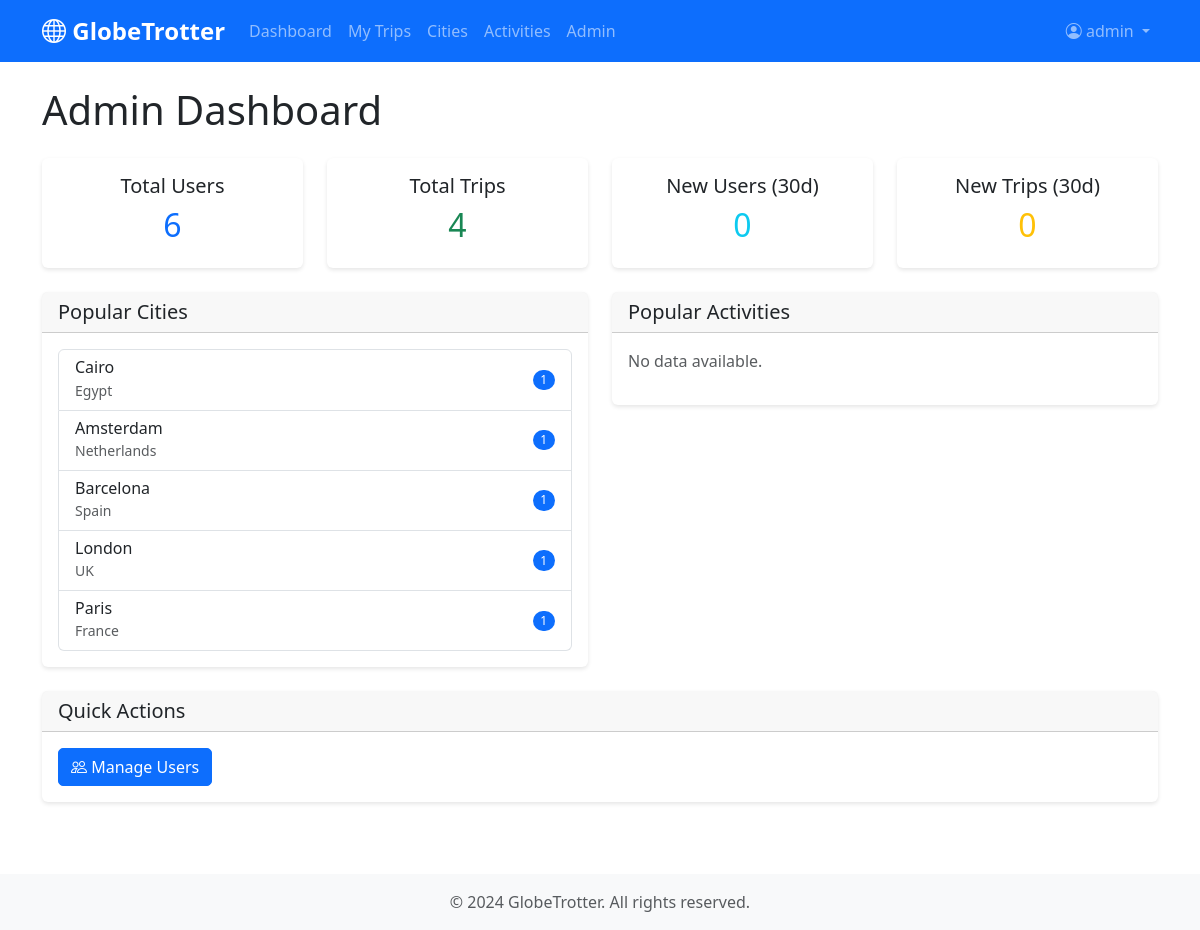
Page /admin/ (signed in) on the committed database.
### app/models.py (models this page shows, shortened)
class User(UserMixin, db.Model):
    __tablename__ = 'users'
    id = db.Column(db.Integer, primary_key=True)
    email = db.Column(db.String(120), unique=True, nullable=False, index=True)
    username = db.Column(db.String(80), unique=True, nullable=False)
    password_hash = db.Column(db.String(255), nullable=False)
    full_name = db.Column(db.String(100))
    avatar_url = db.Column(db.String(255))
    role = db.Column(db.String(20), default='User', nullable=False)
    language_preference = db.Column(db.String(10), default='en')
    created_at = db.Column(db.DateTime, default=datetime.utcnow)
    updated_at = db.Column(db.DateTime, default=datetime.utcnow, onupdate=datetime.utcnow)
    trips = db.relationship('Trip', backref='user', lazy='dynamic', cascade='all, delete-orphan')
    saved_destinations = db.relationship('SavedDestination', backref='user', lazy='dynamic', cascade='all, delete-orphan')
    def is_admin(self):
        return self.role == 'Admin'

class City(db.Model):
    __tablename__ = 'cities'
    id = db.Column(db.Integer, primary_key=True)
    name = db.Column(db.String(100), nullable=False)
    country = db.Column(db.String(100), nullable=False)
    region = db.Column(db.String(100))
    cost_index = db.Column(db.Numeric(10, 2), default=1.0)
    latitude = db.Column(db.Numeric(10, 7))
    longitude = db.Column(db.Numeric(10, 7))
    description = db.Column(db.Text)
    trip_stops = db.relationship('TripStop', backref='city', lazy='dynamic')
    activities = db.relationship('Activity', backref='city', lazy='dynamic')
    saved_destinations = db.relationship('SavedDestination', backref='city', lazy='dynamic')

### app/routes/admin.py (the view)
@bp.route('/')
@login_required
@admin_required
def dashboard():
    total_users = User.query.count()
    total_trips = Trip.query.count()
    popular_cities = db.session.query(
        City,
        func.count(TripStop.id).label('usage_count')
    ).join(
        TripStop, City.id == TripStop.city_id
    ).group_by(City.id).order_by(
        func.count(TripStop.id).desc()
    ).limit(10).all()
    popular_activities = db.session.query(
        Activity,
        func.count(ItineraryActivity.id).label('usage_count')
    ).join(
        ItineraryActivity, Activity.id == ItineraryActivity.activity_id
    ).group_by(Activity.id).order_by(
        func.count(ItineraryActivity.id).desc()
    ).limit(10).all()
    thirty_days_ago = datetime.utcnow() - timedelta(days=30)
    new_users = User.query.filter(User.created_at >= thirty_days_ago).count()
    new_trips = Trip.query.filter(Trip.created_at >= thirty_days_ago).count()
    return render_template('admin/dashboard.html',
                         total_users=total_users,
                         total_trips=total_trips,
                         popular_cities=popular_cities,
                         popular_activities=popular_activities,
                         new_users=new_users,
                         new_trips=new_trips)

### app/__init__.py (called while the page is built)
@login_manager.user_loader
def load_user(user_id):
    return User.query.get(int(user_id))

### app/routes/admin.py (called while the page is built)
def admin_required(f):
    from functools import wraps
    @wraps(f)
    def decorated_function(*args, **kwargs):
        if not current_user.is_authenticated or not current_user.is_admin():
            flash('Admin access required.', 'danger')
            return redirect(url_for('dashboard.index'))
        return f(*args, **kwargs)
    return decorated_function

### app/templates/admin/dashboard.html (shortened to what this page needs)
{% extends "base.html" %}
{% block content %}
<h1 class="mb-4">Admin Dashboard</h1>
<div class="row mb-4">
    <div class="col-md-3">
        <div class="card text-center">
            <div class="card-body">
                <h5 class="card-title">Total Users</h5>
                <h2 class="text-primary">{{ total_users }}</h2>
            </div>
        </div>
    </div>
    <div class="col-md-3">
        <div class="card text-center">
            <div class="card-body">
                <h5 class="card-title">Total Trips</h5>
                <h2 class="text-success">{{ total_trips }}</h2>
            </div>
        </div>
    </div>
    <div class="col-md-3">
        <div class="card text-center">
            <div class="card-body">
                <h5 class="card-title">New Users (30d)</h5>
                <h2 class="text-info">{{ new_users }}</h2>
            </div>
        </div>
    </div>
    <div class="col-md-3">
        <div class="card text-center">
            <div class="card-body">
                <h5 class="card-title">New Trips (30d)</h5>
                <h2 class="text-warning">{{ new_trips }}</h2>
            </div>
        </div>
    </div>
</div>
<div class="row">
    <div class="col-md-6">
        <div class="card mb-4">
            <div class="card-header">
                <h5 class="mb-0">Popular Cities</h5>
            </div>
            <div class="card-body">
                {% if popular_cities %}
                <div class="list-group">
                    {% for city, usage_count in popular_cities %}
                    <div class="list-group-item d-flex justify-content-between align-items-center">
                        <div>
                            <h6 class="mb-0">{{ city.name }}</h6>
                            <small class="text-muted">{{ city.country }}</small>
                        </div>
                        <span class="badge bg-primary rounded-pill">{{ usage_count }}</span>
                    </div>
                    {% endfor %}
                </div>
                {% else %}
                <p class="text-muted">No data available.</p>
                {% endif %}
            </div>
        </div>
    </div>
    <div class="col-md-6">
        <div class="card mb-4">
            <div class="card-header">
                <h5 class="mb-0">Popular Activities</h5>
            </div>
            <div class="card-body">
                {% if popular_activities %}
                <div class="list-group">
                    {% for activity, usage_count in popular_activities %}
                    <div class="list-group-item d-flex justify-content-between align-items-center">
                        <div>
                            <h6 class="mb-0">{{ activity.name }}</h6>
                            <small class="text-muted">{{ activity.activity_type }}</small>
                        </div>
                        <span class="badge bg-primary rounded-pill">{{ usage_count }}</span>
                    </div>
                    {% endfor %}
                </div>
                {% else %}
                <p class="text-muted">No data available.</p>
                {% endif %}
            </div>
        </div>
    </div>
</div>
<div class="card">
    <div class="card-header">
        <h5 class="mb-0">Quick Actions</h5>
    </div>
    <div class="card-body">
        <a href="{{ url_for('admin.users') }}" class="btn btn-primary">
            <i class="bi bi-people"></i> Manage Users
        </a>
    </div>
</div>
{% endblock %}

### app/templates/base.html (shortened to what this page needs)
<!DOCTYPE html>
<html lang="en">
<head>
    <link href="https://cdn.jsdelivr.net/npm/bootstrap@5.3.0/dist/css/bootstrap.min.css" rel="stylesheet">
    <link rel="stylesheet" href="https://cdn.jsdelivr.net/npm/bootstrap-icons@1.10.0/font/bootstrap-icons.css">
    <link rel="stylesheet" href="{{ url_for('static', filename='css/style.css') }}">
</head>
<body>
    <nav class="navbar navbar-expand-lg navbar-dark bg-primary">
        <div class="container">
            <a class="navbar-brand" href="{{ url_for('dashboard.index') }}">
                <i class="bi bi-globe"></i> GlobeTrotter
            </a>
            <div class="collapse navbar-collapse" id="navbarNav">
                <ul class="navbar-nav me-auto">
                    <li class="nav-item">
                        <a class="nav-link" href="{{ url_for('dashboard.index') }}">Dashboard</a>
                    </li>
                    <li class="nav-item">
                        <a class="nav-link" href="{{ url_for('trips.list') }}">My Trips</a>
                    </li>
                    <li class="nav-item">
                        <a class="nav-link" href="{{ url_for('cities.search') }}">Cities</a>
                    </li>
                    <li class="nav-item">
                        <a class="nav-link" href="{{ url_for('activities.search') }}">Activities</a>
                    </li>
                    {% if current_user.is_authenticated and current_user.is_admin() %}
                    <li class="nav-item">
                        <a class="nav-link" href="{{ url_for('admin.dashboard') }}">Admin</a>
                    </li>
                    {% endif %}
                </ul>
                <ul class="navbar-nav">
                    {% if current_user.is_authenticated %}
                    <li class="nav-item dropdown">
                        <a class="nav-link dropdown-toggle" href="#" id="navbarDropdown" role="button" data-bs-toggle="dropdown">
                            {% if current_user.avatar_url %}
                            <img src="{{ current_user.avatar_url }}" alt="Avatar" class="rounded-circle me-1" style="width: 24px; height: 24px;">
                            {% else %}
                            <i class="bi bi-person-circle"></i>
                            {% endif %}
                            {{ current_user.username }}
                        </a>
                    </li>
                    {% endif %}
                </ul>
            </div>
        </div>
    </nav>
    <main class="container my-4">
        {% block content %}{% endblock %}
    </main>
    <footer class="bg-light text-center py-3 mt-5">
        <div class="container">
            <p class="text-muted mb-0">&copy; 2024 GlobeTrotter. All rights reserved.</p>
        </div>
    </footer>
</body>
</html>

### app/static/css/style.css (style rules this page uses)
:root { --primary-color: #0d6efd; --secondary-color: #6c757d; --success-color: #198754; --danger-color: #dc3545; --warning-color: #ffc107; --info-color: #0dcaf0; }
body { font-family: 'Segoe UI', Tahoma, Geneva, Verdana, sans-serif; min-height: 100vh; display: flex; flex-direction: column; }
main { flex: 1; }
.navbar-brand { font-weight: bold; font-size: 1.5rem; }
.card { border: none; box-shadow: 0 2px 4px rgba(0,0,0,0.1); transition: box-shadow 0.3s ease; }
.btn { border-radius: 5px; transition: all 0.3s ease; }
footer { margin-top: auto; }
.badge { padding: 0.35em 0.65em; font-weight: 500; }
main { animation: fadeIn 0.3s ease-in; }

### rows in the picture
User: username "admin"
City: name "Cairo", country "Egypt", usage_count "1"
City: name "Amsterdam", country "Netherlands", usage_count "1"
City: name "Barcelona", country "Spain", usage_count "1"
City: name "London", country "UK", usage_count "1"
City: name "Paris", country "France", id "1"

### other values in the picture
{{ total_users }} "6"
{{ total_trips }} "4"
{{ new_users }} "0"
{{ new_trips }} "0"
